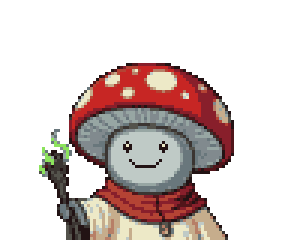
#> input picture campaigns/rime-of-the-frostmaiden/portraits/marty.png, 96 x 80 px (shown 3 times larger)
$ python marty_eye_fixup.py marty.png
#> lines starting #> are read from the running program, lines starting #| are printed output that depends on the picture; after the words box and inside, x2 and y2 are one past the last pixel; in counts of white or black regions, pixels touching at a corner belong together
#!/usr/bin/env python3
"""Marty's face is only ~17px tall in the FE8 bust, so the ~20x downscale blurs
his eyes and smile to mush. This deterministic pass redraws them crisp, matching
the MartyFlat ref: two round black eyes with a white catchlight, and a wide gentle
smile. Everything is keyed off the rendered FACE blob (the smooth grey oval below
the gills), so it survives small reframes and re-quantizations -- no hardcoded
pixel coordinates, no hardcoded palette slots.

Reproduce:
  ref_to_bust.py "MartyFlat.png" marty.png --crop 0,35,2222,1887 --zoom 0.74
  python3 marty_eye_fixup.py marty.png
"""
import sys
import numpy as np
from PIL import Image
from collections import deque

p = sys.argv[1] if len(sys.argv) > 1 else "marty.png"
im = Image.open(p)
#> im is the input picture: PIL image 96x80 P; mean R, G, B, A 52.7, 201.8, 37.4, 92.8
idx = np.asarray(im).copy()
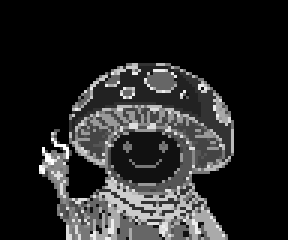
#> idx: shape (80, 96) (shown 3 times larger); min 0, max 15, mean 2.25; drawn with min black and max white
pal = np.array(im.getpalette()).reshape(-1, 3)[:16].astype(int)
#> pal = 16 rows, first 8: [0, 255, 0], [191, 202, 198], [199, 38, 36], [136, 31, 43], [129, 138, 142], [105, 119, 124], [237, 233, 199], [34, 19, 20]


def nearest(rgb, skip0=True):
#> called with rgb = (190, 194, 189), skip0 = True
    d = ((pal - np.array(rgb)) ** 2).sum(1)
#> d = [75542, 146, 47826, 50801, 9066, 17075, 3830, 83522, 56363, 2981, 2906, 68379, 34998, 36326, 11934, 12805]
    if skip0:
        d[0] = 1 << 30                     # never pick index 0 (transparent)
    return int(d.argmin())


FACE = nearest((190, 194, 189))            # smooth face/gill grey
#> FACE = 1
DARK = nearest((0, 0, 0))                  # darkest slot -> eyes/mouth ink
#> DARK = 7
WHITE = nearest((255, 255, 255))           # brightest slot -> catchlight
#> WHITE = 6

# Locate the face: the largest connected blob of FACE-grey is the cheek oval.
m = (idx == FACE)
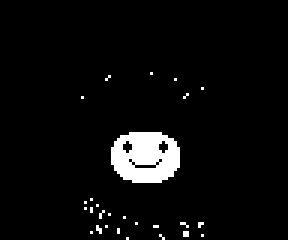
#> m: shape (80, 96) bool (shown 3 times larger); 4.5% white; 27 white regions (26 under 20 px), largest, box (x1, y1, x2, y2) and area: (37, 44, 60, 61) 304
H, W = m.shape
#> H = 80; W = 96
lab = np.zeros((H, W), int)
n = best = bestn = 0
for sy in range(H):
    for sx in range(W):
        if m[sy, sx] and lab[sy, sx] == 0:
            n += 1
            dq = deque([(sy, sx)])
            lab[sy, sx] = n
            c = 0
            while dq:
                y, x = dq.popleft()
                c += 1
                for dy, dx in ((1, 0), (-1, 0), (0, 1), (0, -1)):
                    ny, nx = y + dy, x + dx
                    if 0 <= ny < H and 0 <= nx < W and m[ny, nx] and lab[ny, nx] == 0:
                        lab[ny, nx] = n
                        dq.append((ny, nx))
            if c > bestn:
                bestn, best = c, n
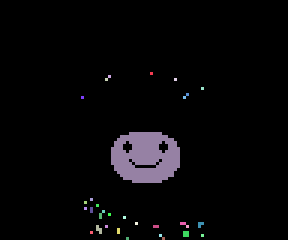
#> lab: shape (80, 96) int64 (shown 3 times larger); 33 distinct labels, from 0 to 32; one colour per label, 0 black
#> after the loop, best = 9; bestn = 304; n = 32
ys, xs = np.where(lab == best)
#> ys = 304 values from 44 to 60
cx = int(round(xs.mean()))
#> cx = 48
top, bot = ys.min(), ys.max()
#> top = 44; bot = 60

# Erase the blurry interior: fill each row between its outermost face pixels back
# to flat FACE grey (closes the dark eye/mouth speckle; leaves the outline alone).
for y in range(top, bot + 1):
    rx = xs[ys == y]
    if len(rx):
        idx[y, rx.min():rx.max() + 1] = FACE
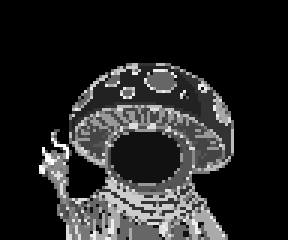
#> idx: shape (80, 96) (shown 3 times larger); 0.35% of pixels changed, all inside (x1, y1, x2, y2) = (41, 47, 56, 56); drawn with min black and max white


def eye(x0, y0):                           # 3x4 round eye, white catchlight up-left
#> called with x0 = 41, y0 = 47
    idx[y0, x0 + 1] = DARK
#> idx: shape (80, 96); 0.01% of pixels changed, all inside (x1, y1, x2, y2) = (42, 47, 43, 48)
    idx[y0 + 1, x0] = DARK; idx[y0 + 1, x0 + 1] = WHITE; idx[y0 + 1, x0 + 2] = DARK
#> after `idx[y0 + 1, x0] = DARK`: idx: shape (80, 96); min 0, max 15, mean 2.23
#> after `idx[y0 + 1, x0 + 1] = WHITE`: idx: shape (80, 96); min 0, max 15, mean 2.23
#> after `idx[y0 + 1, x0 + 2] = DARK`: idx: shape (80, 96); min 0, max 15, mean 2.23
    idx[y0 + 2, x0] = DARK; idx[y0 + 2, x0 + 1] = DARK;  idx[y0 + 2, x0 + 2] = DARK
#> after `idx[y0 + 2, x0] = DARK`: idx: shape (80, 96); min 0, max 15, mean 2.24
#> after `idx[y0 + 2, x0 + 1] = DARK`: idx: shape (80, 96); min 0, max 15, mean 2.24
#> after `idx[y0 + 2, x0 + 2] = DARK`: idx: shape (80, 96); min 0, max 15, mean 2.24
    idx[y0 + 3, x0 + 1] = DARK
#> idx: shape (80, 96); min 0, max 15, mean 2.24


# Eye centres sit ~6px either side of face centre (measured from the ref's own
# downscale: dark clusters at cx-6 and cx+6, ~12px apart) and high on the face.
eye(cx - 7, top + 3)                       # left eye  (3px wide, centre cx-6)
eye(cx + 5, top + 3)                       # right eye (centre cx+6)
#> call 2 of eye, with x0 = 53, y0 = 47
#> in eye (call 2), `idx[y0, x0 + 1] = DARK`: idx: shape (80, 96); min 0, max 15, mean 2.24
#> in eye (call 2), `idx[y0 + 1, x0] = DARK`: idx: shape (80, 96); min 0, max 15, mean 2.24
#> in eye (call 2), `idx[y0 + 1, x0 + 1] = WHITE`: idx: shape (80, 96); min 0, max 15, mean 2.24
#> in eye (call 2), `idx[y0 + 1, x0 + 2] = DARK`:
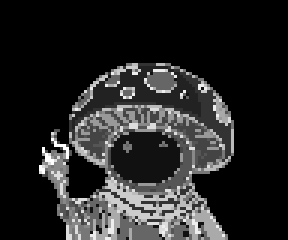
#> idx: shape (80, 96) (shown 3 times larger); min 0, max 15, mean 2.24; drawn with min black and max white
#> in eye (call 2), `idx[y0 + 2, x0] = DARK`: idx: shape (80, 96); 0.01% of pixels changed, all inside (x1, y1, x2, y2) = (53, 49, 54, 50)
#> in eye (call 2), `idx[y0 + 2, x0 + 1] = DARK`: idx: shape (80, 96); min 0, max 15, mean 2.24
#> in eye (call 2), `idx[y0 + 2, x0 + 2] = DARK`: idx: shape (80, 96); min 0, max 15, mean 2.24
#> in eye (call 2), `idx[y0 + 3, x0 + 1] = DARK`: idx: shape (80, 96); min 0, max 15, mean 2.24

# Wide gentle smile: small upturned corners, then a long flat bottom -- sitting
# high (rows top+9..top+11) so it reads close under the eyes, per the ref.
for (dx, dy) in [(-5, 9), (5, 9),                          # upturned corners
                 (-4, 10), (4, 10),
                 (-3, 11), (-2, 11), (-1, 11), (0, 11), (1, 11), (2, 11), (3, 11)]:  # flat
    idx[top + dy, cx + dx] = DARK

out = Image.new('P', im.size)
#> out: PIL image 96x80 P; every value is 0
out.putpalette(pal.flatten().tolist() + [0] * (768 - 48))
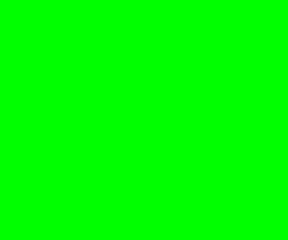
#> out: PIL image 96x80 P (shown 3 times larger); mean R, G, B 0, 255, 0
out.putdata(idx.flatten().tolist())
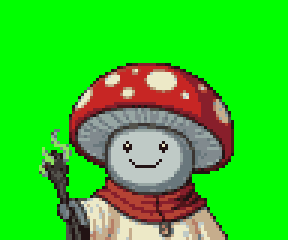
#> out: PIL image 96x80 P (shown 3 times larger); mean R, G, B 52.7, 201.8, 37.4
out.save(p)
out.convert('RGB').resize((W * 3, H * 3), Image.NEAREST).save(p.replace('.png', '_preview.png'))
print("redrew Marty's face on", p)
